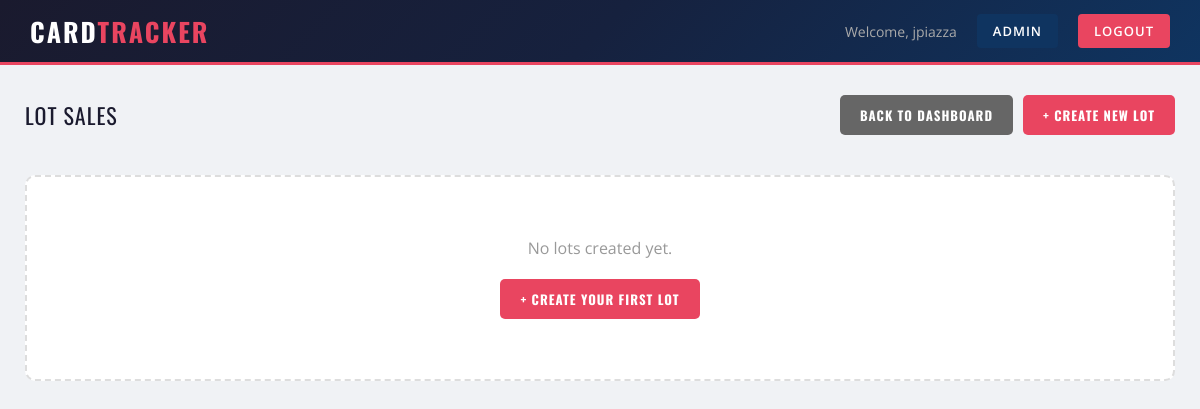
The app's page /lots (signed in), older data.
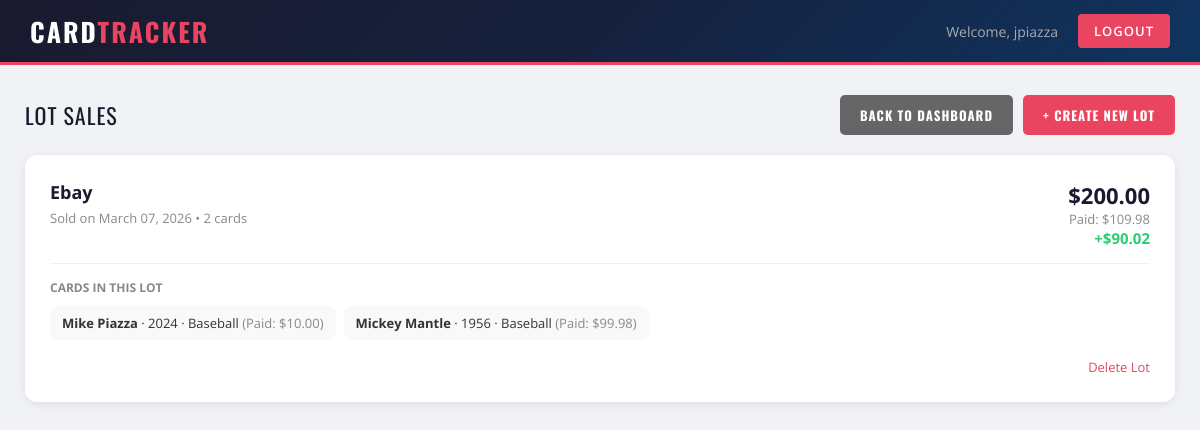
The same page, newer data.
### models.py (models this page shows, shortened)
class User(UserMixin, db.Model):
    id = db.Column(db.Integer, primary_key=True)
    email = db.Column(db.String(150), unique=True, nullable=False)
    username = db.Column(db.String(150), unique=True, nullable=False)
    password = db.Column(db.String(150), nullable=False)
    is_admin = db.Column(db.Boolean, default=False)
    date_joined = db.Column(db.DateTime, default=db.func.current_timestamp())
    cards = db.relationship('Card', backref='owner', lazy=True)
    lots = db.relationship('Lot', backref='owner', lazy=True)

class Lot(db.Model):
    id = db.Column(db.Integer, primary_key=True)
    name = db.Column(db.String(150), nullable=False)
    total_sale_price = db.Column(db.Float, nullable=False)
    date_sold = db.Column(db.DateTime, default=db.func.current_timestamp())
    notes = db.Column(db.String(500))
    user_id = db.Column(db.Integer, db.ForeignKey('user.id'), nullable=False)
    cards = db.relationship('Card', backref='lot', lazy=True, foreign_keys='Card.lot_id')
    @property
    def total_buy_price(self):
        return sum(card.buy_price for card in self.cards)
    @property
    def profit_loss(self):
        return self.total_sale_price - self.total_buy_price
    @property
    def card_count(self):
        return len(self.cards)

class Card(db.Model):
    id = db.Column(db.Integer, primary_key=True)
    player_name = db.Column(db.String(150), nullable=False)
    sport = db.Column(db.String(50))
    year = db.Column(db.String(10))
    manufacturer = db.Column(db.String(100))
    condition = db.Column(db.String(50))
    buy_price = db.Column(db.Float, nullable=False)
    sell_price = db.Column(db.Float)
    photo_filename = db.Column(db.String(300))
    market_price = db.Column(db.Float)
    date_added = db.Column(db.DateTime, default=db.func.current_timestamp())
    user_id = db.Column(db.Integer, db.ForeignKey('user.id'), nullable=False)
    lot_id = db.Column(db.Integer, db.ForeignKey('lot.id'), nullable=True)

### main.py (the view)
@main.route('/lots')
@login_required
def lots():
    lots = Lot.query.filter_by(user_id=current_user.id).order_by(Lot.date_sold.desc()).all()
    return render_template('lots.html', lots=lots)

### app.py (called while the page is built)
def create_app():
    app = Flask(__name__)
    app.config['SECRET_KEY'] = os.getenv('SECRET_KEY', 'your-secret-key')
    app.config['SQLALCHEMY_DATABASE_URI'] = 'sqlite:///cards.db'
    app.config['UPLOAD_FOLDER'] = 'static/uploads'
    app.config['MAX_CONTENT_LENGTH'] = 16 * 1024 * 1024  # 16MB max
    db.init_app(app)
    login_manager = LoginManager()
    login_manager.login_view = 'auth.login'
    login_manager.init_app(app)
    @login_manager.user_loader
    def load_user(user_id):
        return User.query.get(int(user_id))
    from auth import auth as auth_blueprint
    app.register_blueprint(auth_blueprint)
    from main import main as main_blueprint
    app.register_blueprint(main_blueprint)
    from admin import admin as admin_blueprint
    app.register_blueprint(admin_blueprint)
    with app.app_context():
        db.create_all()
    return app

### templates/lots.html (shortened to what this page needs)
<!DOCTYPE html>
<html>
<head>
    <link rel="stylesheet" href="{{ url_for('static', filename='css/style.css') }}">
</head>
<body>
    <nav>
        <h1>Card<span>Tracker</span></h1>
        <div class="nav-right">
            <span>Welcome, {{ current_user.username }}</span>
            {% if current_user.is_admin %}
                <a href="{{ url_for('admin.admin_dashboard') }}" style="background:#0f3460;">Admin</a>
            {% endif %}
            <a href="{{ url_for('auth.logout') }}">Logout</a>
        </div>
    </nav>
    <div class="page-wrapper">
        <div class="dashboard-container">
            <div class="section-header">
                <div class="section-title">Lot Sales</div>
                <div style="display:flex; gap:10px;">
                    <a href="{{ url_for('main.dashboard') }}" class="btn" style="background:#666;">Back to Dashboard</a>
                    <a href="{{ url_for('main.create_lot') }}" class="btn">+ Create New Lot</a>
                </div>
            </div>
            {% if lots %}
            <div style="margin-top:20px;">
                {% for lot in lots %}
                <div style="background:white; border-radius:12px; padding:25px; margin-bottom:20px; box-shadow:0 2px 8px rgba(0,0,0,0.08);">
                    <div style="display:flex; justify-content:space-between; align-items:start; flex-wrap:wrap; gap:10px;">
                        <div>
                            <h3 style="margin:0; color:#1a1a2e; font-size:18px;">{{ lot.name }}</h3>
                            <p style="margin:5px 0 0; color:#888; font-size:13px;">
                                Sold on {{ lot.date_sold.strftime('%B %d, %Y') }} &bull; {{ lot.card_count }} cards
                            </p>
                        </div>
                        <div style="text-align:right;">
                            <div style="font-size:22px; font-weight:700; color:#1a1a2e;">${{ "%.2f"|format(lot.total_sale_price) }}</div>
                            <div style="font-size:13px; color:#888;">Paid: ${{ "%.2f"|format(lot.total_buy_price) }}</div>
                            <div style="font-size:15px; font-weight:700; {% if lot.profit_loss >= 0 %}color:#2ecc71{% else %}color:#e94560{% endif %}">
                                {% if lot.profit_loss >= 0 %}+{% endif %}${{ "%.2f"|format(lot.profit_loss) }}
                            </div>
                        </div>
                    </div>
                    <div style="margin-top:15px; border-top:1px solid #f0f0f0; padding-top:15px;">
                        <p style="font-size:12px; font-weight:700; color:#888; margin-bottom:10px;">CARDS IN THIS LOT</p>
                        <div style="display:flex; flex-wrap:wrap; gap:8px;">
                            {% for card in lot.cards %}
                            <div style="background:#f8f9fa; border-radius:8px; padding:8px 12px; font-size:13px;">
                                <strong>{{ card.player_name }}</strong>
                                {% if card.year %} · {{ card.year }}{% endif %}
                                {% if card.sport %} · {{ card.sport }}{% endif %}
                                <span style="color:#888;"> (Paid: ${{ "%.2f"|format(card.buy_price) }})</span>
                            </div>
                            {% endfor %}
                        </div>
                    </div>
                    <div style="margin-top:15px; text-align:right;">
                        <a href="{{ url_for('main.delete_lot', lot_id=lot.id) }}"
                           onclick="return confirm('Delete this lot? Cards will be returned to your collection.')"
                           style="color:#e94560; font-size:13px; text-decoration:none;">
                            Delete Lot
                        </a>
                    </div>
                </div>
                {% endfor %}
            </div>
            {% else %}
            <div class="empty-state" style="margin-top:40px;">
                <p>No lots created yet.</p>
                <a href="{{ url_for('main.create_lot') }}" class="btn">+ Create Your First Lot</a>
            </div>
            {% endif %}
        </div>
    </div>
</body>
</html>

### static/css/style.css (style rules this page uses)
* { margin: 0; padding: 0; box-sizing: border-box; }
body { font-family: 'Open Sans', sans-serif; background: #f0f2f5; color: #333; min-height: 100vh; }
nav { background: linear-gradient(135deg, #1a1a2e 0%, #16213e 50%, #0f3460 100%); color: white; padding: 0 30px; display: flex; justify-content: space-between; align-items: center; height: 65px; border-bottom: 3px solid #e94560; box-shadow: 0 2px 20px rgba(233,69,96,0.3); }
nav h1 { font-family: 'Oswald', sans-serif; font-size: 26px; font-weight: 700; letter-spacing: 2px; text-transform: uppercase; color: white; }
nav h1 span { color: #e94560; }
nav .nav-right { display: flex; align-items: center; gap: 20px; }
nav .nav-right span { color: #aaa; font-size: 14px; }
nav a { color: white; text-decoration: none; font-size: 13px; font-weight: 600; letter-spacing: 1px; text-transform: uppercase; background: #e94560; padding: 8px 16px; border-radius: 4px; transition: background 0.2s; }
.page-wrapper { background: #f0f2f5; min-height: calc(100vh - 65px); padding: 30px 0; }
.dashboard-container { max-width: 1200px; margin: 0 auto; padding: 0 25px; }
.section-header { display: flex; justify-content: space-between; align-items: center; margin-bottom: 20px; }
.section-title { font-family: 'Oswald', sans-serif; font-size: 22px; color: #1a1a2e; text-transform: uppercase; letter-spacing: 1px; }
.btn { background: #e94560; color: white; padding: 10px 20px; border-radius: 5px; text-decoration: none; display: inline-block; border: none; cursor: pointer; font-size: 13px; font-weight: 700; font-family: 'Oswald', sans-serif; letter-spacing: 1px; text-transform: uppercase; transition: background 0.2s; }

Row changes from the older to the newer data that the page shows:
changed User "jpiazza": is_admin True → False (drawn)
added Lot: name "Ebay", date_sold "March 07, 2026", card_count "2", total_sale_price "200.00", profit_loss "90.02"
now on this page (row edited): Card: total_buy_price "109.98", player_name "Mike Piazza", year "2024", sport "Baseball", buy_price "10.00"
added Card: player_name "Mickey Mantle", year "1956", sport "Baseball", buy_price "99.98"
Text that changed along with them:
text no longer shown: "ADMIN No lots created yet. + CREATE YOUR FIRST LOT"
